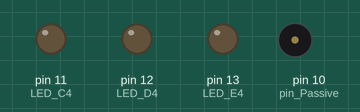
Simulated run of this sketch. Board: Arduino Uno, built with avr-gcc and run on an emulated ATmega328P. Parts: output pins drawn as LEDs (lit = HIGH), buzzer (waves = sounding).

Above: at 0.41 s.
At 1.27 s:
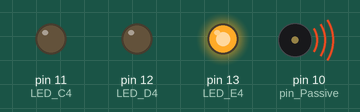
At 3.0 s:
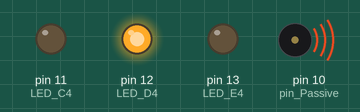
At 4.72 s:
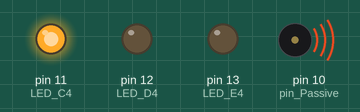
Timing chart, 0 to 5.3 s (numbered marks = the images above):
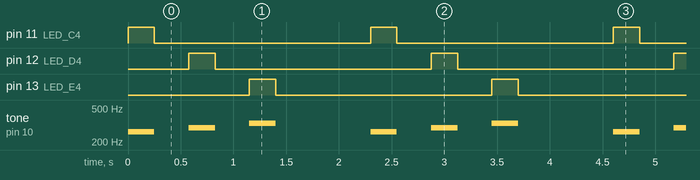

The sketch:

sketch_oct05c.ino
```cpp
#define C4 262 //도
#define C4s 277 //도#
#define D4 294 //레
#define D4s 311 //레#
#define E4 330
#define F4 349
#define F4s 370
#define G4 392
#define G4s 415
#define A4 440
#define A4s 455
#define B4 494
#define C5 523 //도(5옥타브)

int pin_Passive = 10;
int LED_C4 = 11;
int LED_D4 = 12;
int LED_E4 = 13;

int melody[] = {C4, D4, E4, 0};
int duration_s[] = {4, 4, 4, 4};
int LED_s[] = {LED_C4, LED_D4, LED_E4, 0};

void setup()
{
  pinMode(pin_Passive, OUTPUT);
  pinMode(LED_C4, OUTPUT);
  pinMode(LED_D4, OUTPUT);
  pinMode(LED_E4, OUTPUT);
}

void loop(){
  for(int sounds = 0; sounds < 4; sounds++){
    int Duration = 1000/duration_s[sounds];
    tone(pin_Passive, melody[sounds]);
    digitalWrite(LED_s[sounds], HIGH);
    delay(Duration);
    digitalWrite(LED_s[sounds], LOW);
    int pauseSound = Duration * 1.3;
    noTone(pin_Passive);
    delay(pauseSound);
  }
}
```

Measured:
- by itself, pin 11 (LED_C4), pin 12 (LED_D4), pin 13 (LED_E4): alternates HIGH for 0.25 s and LOW for 2.1 s
- by itself, tone on pin 10 (pin_Passive): repeats every 2.3 s: silent 0.33 s, 294 Hz 0.25 s, silent 0.33 s, 330 Hz 0.25 s, silent 0.90 s, 262 Hz 0.25 s
